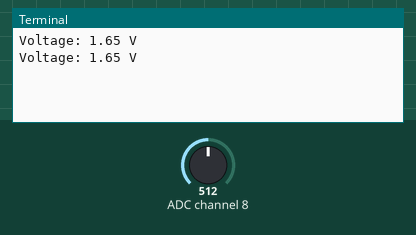
This program was run on a simulated Raspberry Pi (BCM pin numbers). Shown: the last lines printed to the terminal. Inputs (shaded band) come from the test bench; at power-on: ADC channel 8 = 512 (analog values on the 0–1023 scale).

Above: at 1.2 s.
1.3 s: ADC channel 8 set to 716
At 2.6 s:
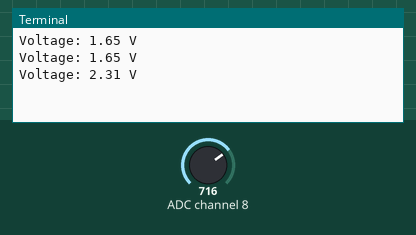
2.8 s: ADC channel 8 set to 900
At 3.6 s:
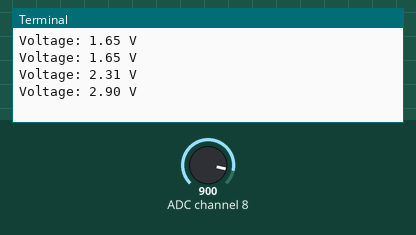
Timing chart, 0 to 5.8 s (numbered marks = the images above; inputs shaded):
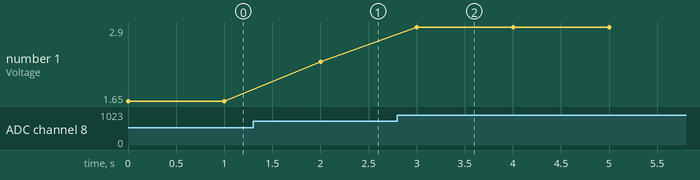

Measured:
- after the input at 1.3 s, the terminal: prints a new line after 0.70 s (image 1)
- after the input at 2.8 s, the terminal: prints a new line after 0.20 s (image 2)
- plotted number 1: 1.65 → 2.31 after the input at 1.3 s, 2.31 → 2.9 after the input at 2.8 s

The program:

mcp3008_gpiozero.py
```python
# MCP3008 example using gpiozero module

from gpiozero import MCP3008
from time import sleep


spi_bus = 0
spi_device = 1  # CS1
adc_channel = 0

mcp3008 = MCP3008(port=spi_bus, device=spi_device, channel=adc_channel)

try:
    while True:
        voltage = mcp3008.raw_value / 1023 * 3.3
        print(f"Voltage: {voltage:1.2f} V")
        sleep(1)
except KeyboardInterrupt:
    print("Program aborted.")

mcp3008.close()
```
